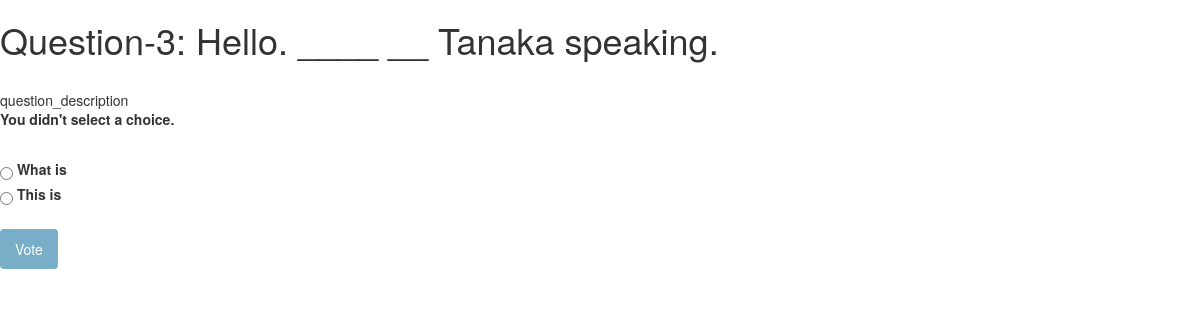
/polls/3/vote/, run on the app's committed database.
### polls/models.py (models this page shows, shortened)
class Question(models.Model):
	question_text = models.CharField(max_length=200)
	question_description = models.TextField(blank=True)
	pub_date = models.DateTimeField('date published')
	def was_published_recently(self):
		 now = timezone.now()
		 return now - datetime.timedelta(days=1) <= self.pub_date <= now
	was_published_recently.admin_order_field = 'pub_date'
	was_published_recently.boolean = True
	was_published_recently.short_description = 'Published recently?'

class Choice(models.Model):
	question = models.ForeignKey(Question, on_delete=models.CASCADE)
	choice_text = models.CharField(max_length=200)
	votes = models.IntegerField(default=0)

### polls/views.py (the view)
# urls.py: path('<int:question_id>/vote/', views.vote, name='vote'),
def vote(request, question_id):
	question = get_object_or_404(Question, pk=question_id)
	try:
		selected_choice = question.choice_set.get(pk=request.POST['choice'])
	except (KeyError, Choice.DoesNotExist):
		return render(request, 'polls/detail.html', {
			'question': question,
			'error_message': "You didn't select a choice.",
		})
	else:
		selected_choice.votes += 1
		selected_choice.save()
		return HttpResponseRedirect(reverse('polls:results', args=(question.id,)))

### polls/templates/polls/detail.html (shortened to what this page needs)
{% load static %}
	<link rel="stylesheet" type="text/css" href="{% static 'polls/base.css' %}" />
    <link rel="stylesheet" href="https://maxcdn.bootstrapcdn.com/bootstrap/3.3.7/css/bootstrap.min.css">
<h1>Question-{{question.id}}: {{ question.question_text }}</h1>
<body>
<br>
{{question.question_description}}
{% if error_message %}<p><strong>{{ error_message }}</strong></p>{% endif %}
<form action="{% url 'polls:vote' question.id %}" method="post">
<br>
{% for choice in question.choice_set.all %}
    <input type="radio" name="choice" id="choice{{ forloop.counter }}" value="{{ choice.id }}">
    <label for="choice{{ forloop.counter }}">{{ choice.choice_text }}</label><br>
{% endfor %}
<br>
<input type="submit" value="Vote">
</form>
</body>

### polls/static/polls/base.css (style rules this page uses)
body { margin: 0; padding: 0; font-size: 14px; font-family: "Roboto","Lucida Grande","DejaVu Sans","Bitstream Vera Sans",Verdana,Arial,sans-serif; color: #333; background: #fff; }
p, ol, ul, dl { margin: .2em 0 .8em 0; }
p { padding: 0; line-height: 140%; }
h1,h2,h3,h4,h5 { font-weight: bold; }
h1 { margin: 0 0 20px; font-weight: 300; font-size: 20px; color: #666; }
form { margin: 0; padding: 0; }
input, textarea, select, .form-row p, form .button { margin: 2px 0; padding: 2px 3px; vertical-align: middle; font-family: "Roboto", "Lucida Grande", Verdana, Arial, sans-serif; font-weight: normal; font-size: 13px; }
.button, input[type=submit], input[type=button], .submit-row input, a.button { background: #79aec8; padding: 10px 15px; border: none; border-radius: 4px; color: #fff; cursor: pointer; }

### data on the page
Question: id "3", question_text "Hello. ____ __ Tanaka speaking.", question_description "question_description"
Choice: choice_text "What is"
Choice: choice_text "This is"

### other printed values
{{ error_message }} "You didn't select a choice."
